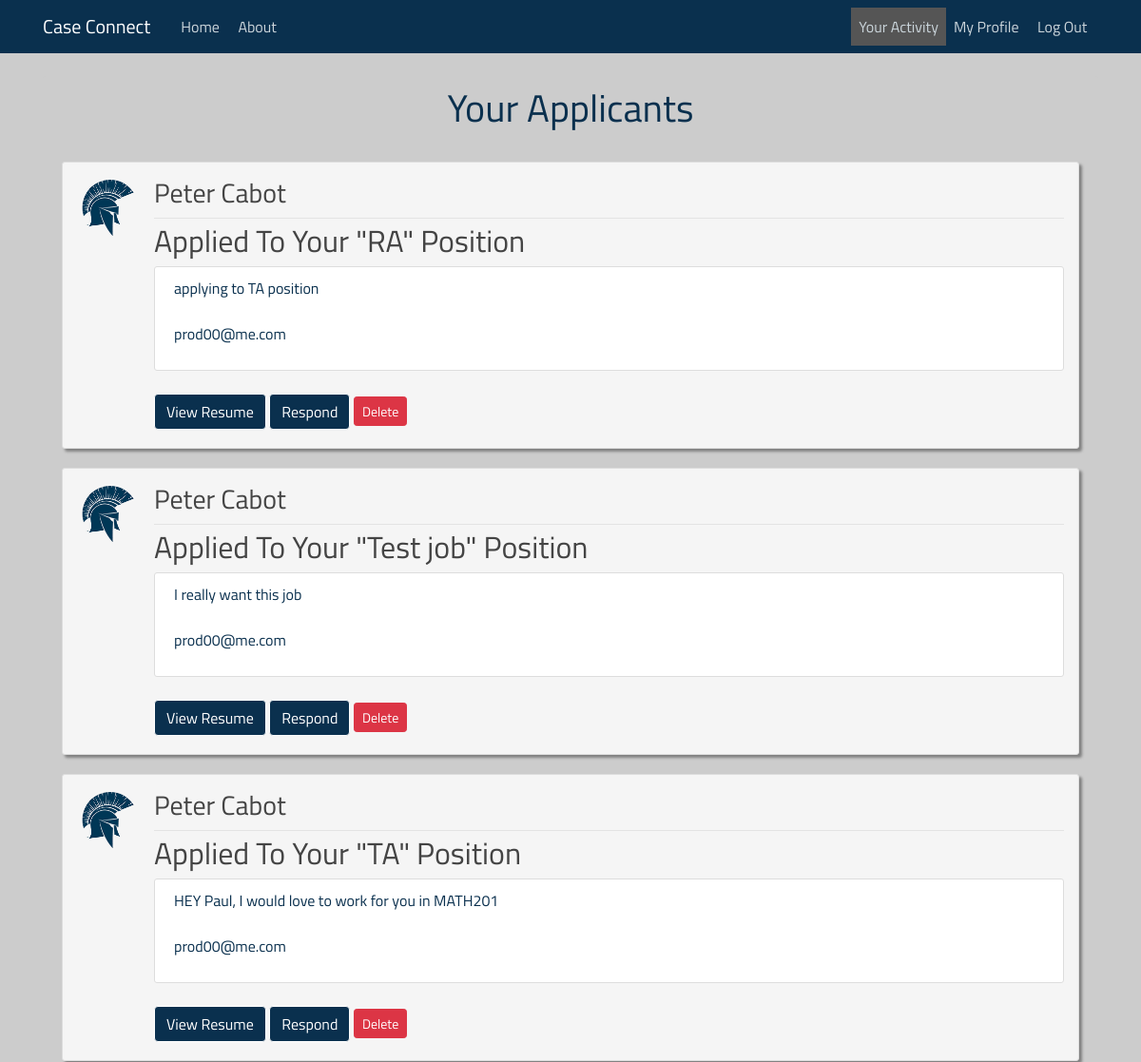
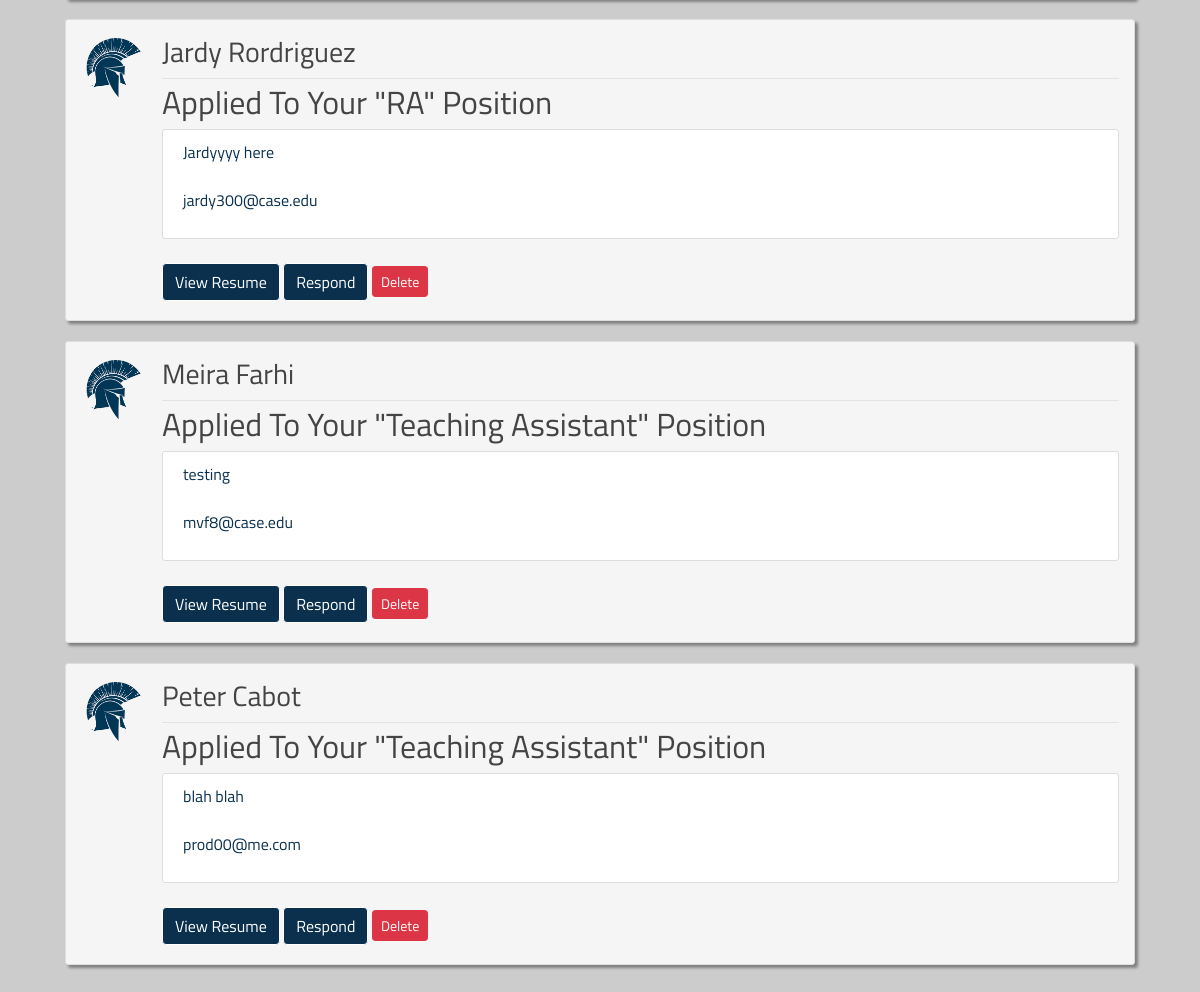
The page /applicants/ (signed in) on the database as committed earlier (2 pictures, top to bottom).
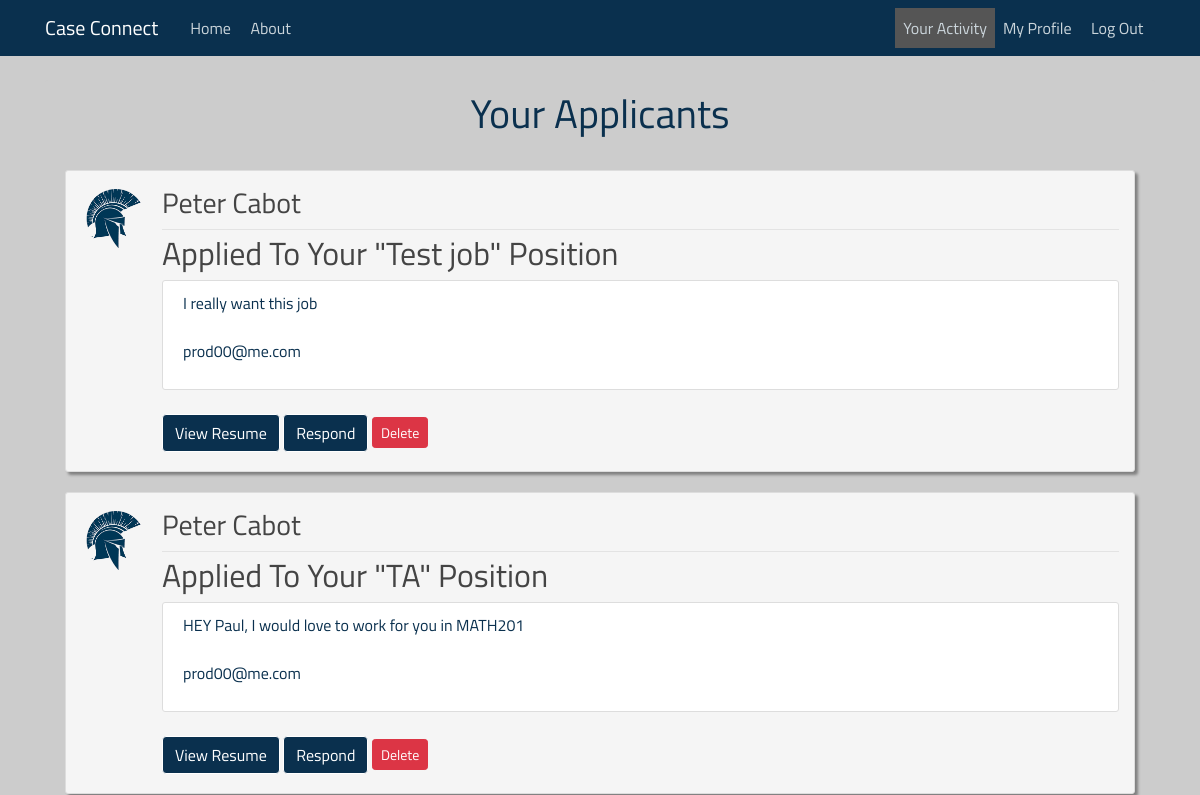
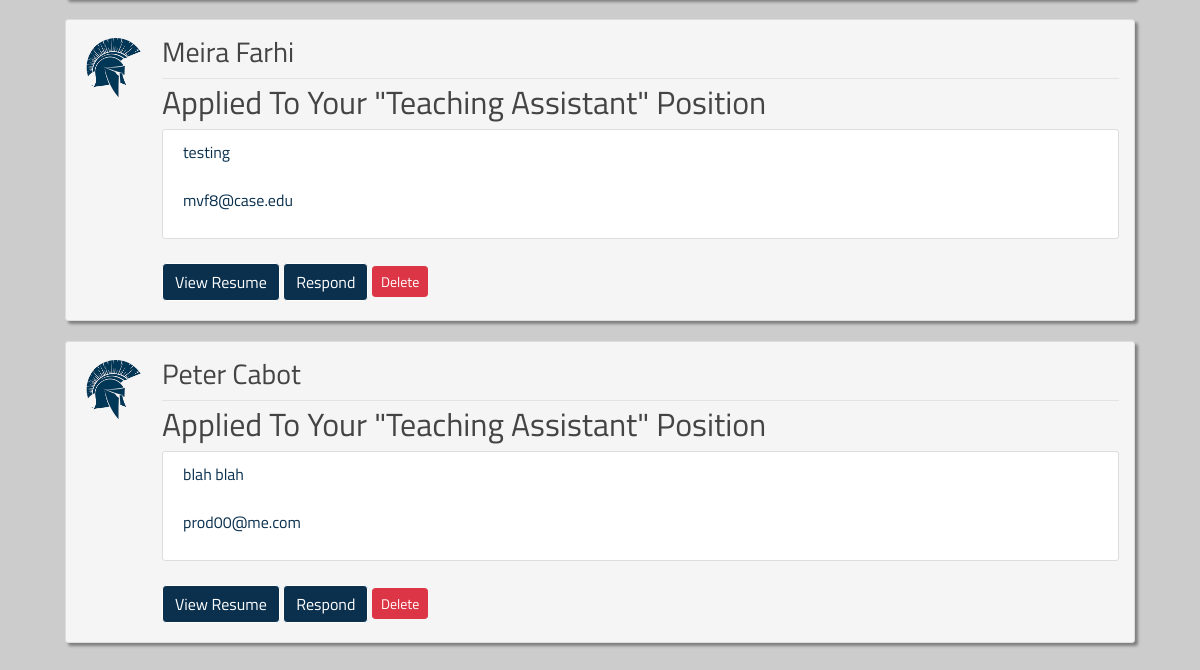
The same page on the database as committed later (2 pictures, top to bottom).
### case_connecting/models.py (models this page shows, shortened)
class Application(models.Model):
    applicant = models.ForeignKey(User, on_delete=models.CASCADE)
    message = models.TextField()
    post = models.ForeignKey(Post, on_delete=models.CASCADE)
    date_applied = models.DateTimeField(default=timezone.now)

class Post(models.Model):
    recruiter = models.ForeignKey(User, on_delete=models.CASCADE)
    position = models.CharField(max_length=200)
    knowledge = models.CharField(max_length=200)
    content = models.TextField()
    pay = models.CharField(max_length=200)
    date_posted = models.DateTimeField(default=timezone.now)

### users/models.py (models this page shows, shortened)
class Profile(models.Model):
    user = models.OneToOneField(User, on_delete=models.CASCADE)
    image = models.ImageField(default='default.jpg', upload_to='profile_pics')
    resume = models.FileField(default=None, upload_to='resumes')

### case_connecting/views.py (the view)
# urls.py: path('applicants/', PostApplicantsListView.as_view(template_name='case_connecting/applicants.html'), name="case_connecting-applicants"),
class PostApplicantsListView(ListView):
    model = Application
    context_object_name = 'applications'
    paginate_by = 8
    def get_queryset(self):
        request_user = self.request.user
        return Application.objects.filter(post__recruiter=request_user).order_by('-date_applied')

### templates/case_connecting/applicants.html (shortened to what this page needs)
{% extends "case_connecting/base.html" %}
{% load static %}
{% block content %}
<head>
     <link rel="stylesheet" type="text/css" href="{% static 'case_connecting/activity.css' %}">
</head>
    <div class="content-section" id="posting-list">
        <div>
            <h1>Your Applicants</h1>
            <br>
        </div>
        {% for application in applications %}
        <article id="post" class="media content-section">
        <img class="rounded-circle article-img" src="{{ application.applicant.profile.image.url }}">
              <div class="media-body">
                <div class="article-metadata">
                    <h3>{{ application.applicant.get_full_name }}</h3>
                </div>
                <h2><a class="article-title" href="{% url 'post-detail' application.post.id %}">Applied To Your "{{ application.post.position }}" Position</a></h2>
                  <div class="media content-section">
                      <p>
                          {{ application.message }} <br><br>
                          {{ application.applicant.email }}
                      </p>
                  </div>
              {% if application.applicant.profile.resume %}
                  <a class="btn btn-danger mt-1 mb-1 button" href="{{ application.applicant.profile.resume.url}}">View Resume</a>
              {% endif %}
              <a class="btn btn-danger mt-1 mb-1 button" href="{% url 'post-chat-applicant' application.id %}">Respond</a>
              <a class="btn btn-danger mt-1 mb-1 btn-sm" href="{% url 'post-delete-applicant' application.id %}">Delete</a>
              </div>
            </article>
        {% endfor %}
    </div>
{% endblock %}

Rows that differ between the two databases and show on the page:
removed Application: applicant.profile.image (placeholder picture), applicant.get_full_name "Peter Cabot", post.position "RA", message "applying to TA position", applicant.email "prod00@me.com"
removed Application: applicant.profile.image (placeholder picture), applicant.get_full_name "Jardy Rordriguez", post.position "RA", message "Jardyyyy here", applicant.email "jardy300@case.edu"
